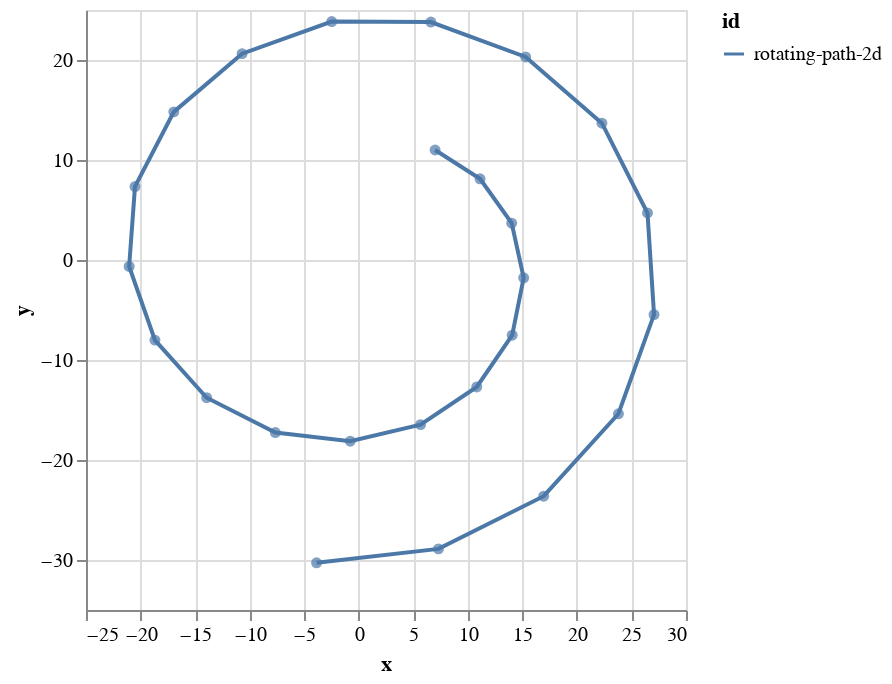

Notebook code cell kept with this figure:
### Markdown cell above
Plot a clockwise rotating path. (Hints: (1) Use the SICM function "Gamma" to create the triple $(t \: (x \: y) \: (\dot{x} \: \dot{y}))$ which can be transformed, (2) the angular frequency must be negative)

### Code cell
(defn test-path-2d
  [t]
  (up
   (+ (* 3 t) 7)
   (+ (* 5 t) 11)))

(defn rotate-path [path-fn]
(simplify-alt
 ((F->C p->r)
  ((F->C (F 'Omega))
   ((F->C r->p)
    ((Gamma path-fn) 't))))))

(def xy (nth (rotate-path test-path-2d) 2))
(def x (nth xy 1))
(def y (nth xy 2))

(defmacro P-fn [args1 args2]
  `(fn ~args1 (up (fn ~args2 ~x) (fn ~args2 ~y))))

(def rotating-path-2d (P-fn [Omega] [t]))

(let [NegativeOm -3]
    (-> (points-xy->plot {"rotating-path-2d" (make-path-txyz (rotating-path-2d NegativeOm) 0 3 25)})
        vega-lite))

### Figure 1 — Vega-Lite specification as saved in the notebook (floating-point values rounded to 4 significant figures)
{"$schema": "https://vega.github.io/schema/vega-lite/v2.json", "data": {"values": [{"id": "rotating-path-2d", "t": 0, "x": 7.0, "y": 11, "z": null}, {"id": "rotating-path-2d", "t": 0.125, "x": 11.12, "y": 8.116, "z": null}, {"id": "rotating-path-2d", "t": 0.25, "x": 14.02, "y": 3.68, "z": null}, {"id": "rotating-path-2d", "t": 0.375, "x": 15.12, "y": -1.78, "z": null}, {"id": "rotating-path-2d", "t": 0.5, "x": 14.07, "y": -7.524, "z": null}, {"id": "rotating-path-2d", "t": 0.625, "x": 10.82, "y": -12.7, "z": null}, {"id": "rotating-path-2d", "t": 0.75, "x": 5.666, "y": -16.46, "z": null}, {"id": "rotating-path-2d", "t": 0.875, "x": -0.775, "y": -18.12, "z": null}, {"id": "rotating-path-2d", "t": 1, "x": -7.642, "y": -17.25, "z": null}, {"id": "rotating-path-2d", "t": 1.125, "x": -13.94, "y": -13.77, "z": null}, {"id": "rotating-path-2d", "t": 1.25, "x": -18.68, "y": -8.01, "z": null}, {"id": "rotating-path-2d", "t": 1.375, "x": -21.04, "y": -0.6458, "z": null}, {"id": "rotating-path-2d", "t": 1.5, "x": -20.51, "y": 7.342, "z": null}, {"id": "rotating-path-2d", "t": 1.625, "x": -16.95, "y": 14.81, "z": null}, {"id": "rotating-path-2d", "t": 1.75, "x": -10.69, "y": 20.64, "z": null}, {"id": "rotating-path-2d", "t": 1.875, "x": -2.475, "y": 23.84, "z": null}, {"id": "rotating-path-2d", "t": 2, "x": 6.614, "y": 23.8, "z": null}, {"id": "rotating-path-2d", "t": 2.125, "x": 15.3, "y": 20.31, "z": null}, {"id": "rotating-path-2d", "t": 2.25, "x": 22.29, "y": 13.68, "z": null}, {"id": "rotating-path-2d", "t": 2.375, "x": 26.47, "y": 4.702, "z": null}, {"id": "rotating-path-2d", "t": 2.5, "x": 27.07, "y": -5.455, "z": null}, {"id": "rotating-path-2d", "t": 2.625, "x": 23.81, "y": -15.38, "z": null}, {"id": "rotating-path-2d", "t": 2.75, "x": 16.95, "y": -23.62, "z": null}, {"id": "rotating-path-2d", "t": 2.875, "x": 7.31, "y": -28.89, "z": null}, {"id": "rotating-path-2d", "t": 3, "x": -3.863, "y": -30.28, "z": null}]}, "encoding": {"x": {"field": "x", "scale": {"zero": false}, "type": "quantitative"}, "y": {"field": "y", "scale": {"zero": false}, "type": "quantitative"}}, "layer": [{"encoding": {"color": {"field": "id", "type": "nominal"}, "order": {"field": "t", "type": "temporal"}}, "mark": "line"}, {"mark": {"filled": true, "type": "point"}}]}
